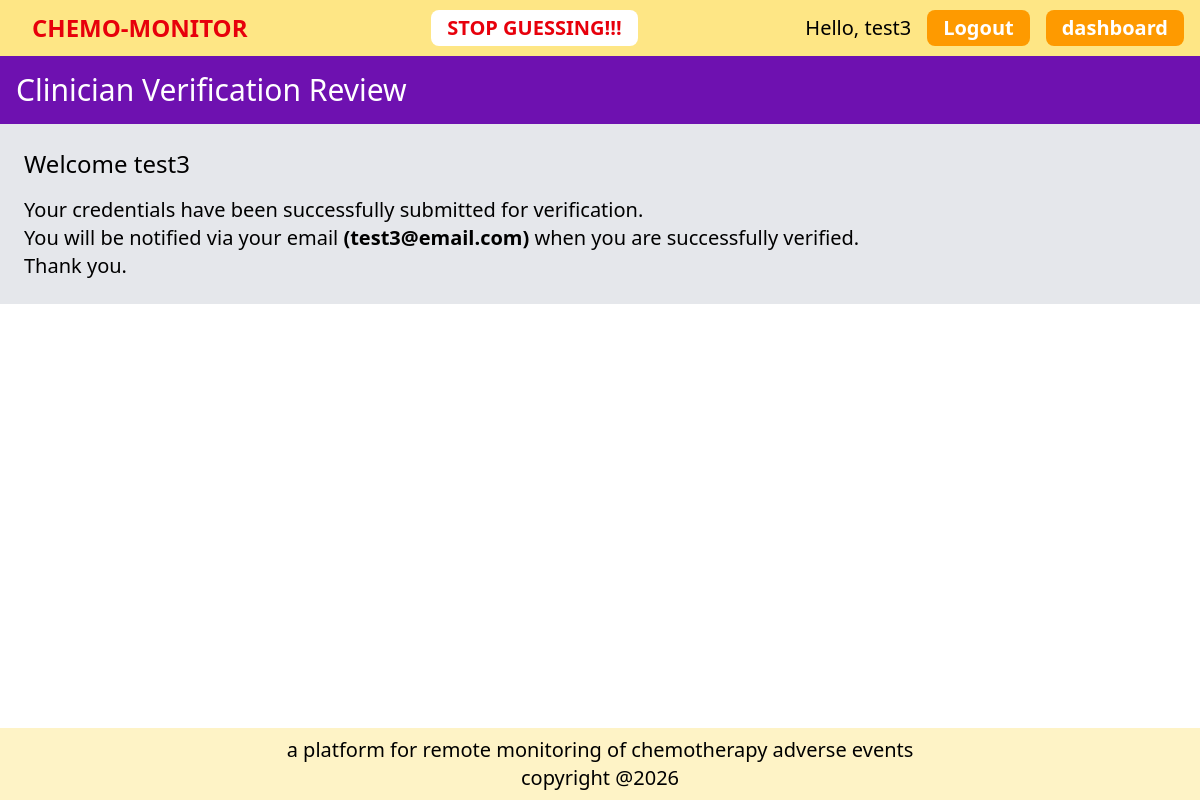
The app's page /clinician/verification/review/ (signed in) with its own data.
### users/models.py (models this page shows, shortened)
class MyUser(AbstractUser):
    id = models.UUIDField(primary_key=True, default=uuid.uuid4, editable=False)
    role = models.CharField(max_length=20, choices=RoleChoices.choices, default='patient')
    verification_requested = models.BooleanField(default=False)
    is_verified_clinician = models.BooleanField(default=False)

### clinicians/views.py (the view)
# urls.py: path('verification/review/', views.verification_review, name='verification_review'),
@login_required
def verification_review(request):
    user = request.user
    if not user.verification_requested:
        return redirect('clinicians:verification')
    else:
        return render(request, 'clinicians/verification_review.html')

### clinicians/templates/clinicians/verification_review.html (shortened to what this page needs)
{% extends "core/base.html" %}
{% block content %}
<h1 class="bg-purple-800 p-4 text-3xl text-white">Clinician Verification Review</h1>
<div class="p-6 bg-gray-200">
    <p class="mb-4 text-2xl">Welcome {{request.user.username}}</p>
    <p class="text-xl">
        Your credentials have been successfully submitted for verification. </br>
        You will be notified via your email <strong> ({{ request.user.email|default:"No email provided, pls, update your biodata with your valid email"}})</strong> when you are successfully verified. </br>
        Thank you.
    </p>
</div>
{% endblock %}

### core/templates/core/base.html (shortened to what this page needs)
{% load static %}
<!doctype html>
<html>
  <head>
    <link rel="stylesheet" href="{% static 'css/output.css' %}" />
  </head>
  <body>
    <div class="flex justify-between items-center bg-amber-200 px-4 py-2">
      <div class="uppercase text-red-600 text-2xl px-4 py-1 rounded-lg font-semibold">chemo-monitor</div>
      <p class="font-semibold text-red-600 text-xl bg-white px-4 py-1 rounded-lg uppercase">stop guessing!!!</p>
      <div class="flex gap-4 items-center">
        {%if user.is_authenticated%}
        <p class="text-xl">Hello, {{user.username}}</p>
        <form action="{% url 'core:logout' %}" method="post" class="inline cursor-pointer">
          <button
            type="submit"
            class="cursor-pointer px-4 py-1 bg-amber-500 text-white text-xl rounded-lg font-semibold">
            Logout
          </button>
        </form>
        {%else%}
        <a href="{% url 'core:login' %}" class="px-4 py-1 bg-amber-500 text-white text-xl rounded-lg font-semibold">login</a>
        <a href="{% url 'core:signup' %}" class="px-4 py-1 bg-amber-500 text-white text-xl rounded-lg font-semibold">sign up</a>
        {%endif%}
        <a href="{% url 'patients:dashboard' %}" class="px-4 py-1 bg-amber-500 text-white text-xl rounded-lg font-semibold">dashboard</a>
      </div>
    </div>
    {% block content %}{% endblock %}
    <div class="px-4 py-2 bg-amber-100 text-xl text-center fixed bottom-0 left-0 w-full">
        a platform for remote monitoring of chemotherapy adverse events </br>
        copyright @2026
    </div>
  </body>
</html>

### records on screen
MyUser: username "test3", user.username "test3", user.email "test3@email.com"
